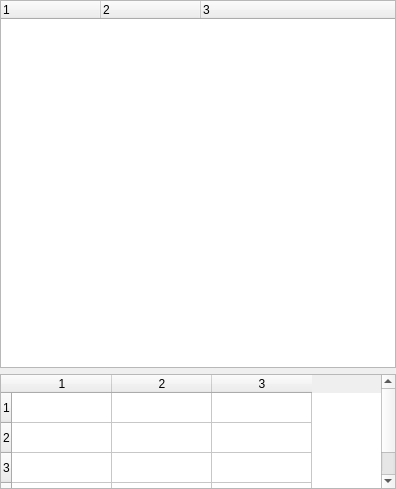
<?xml version="1.0" encoding="UTF-8"?>
<ui version="4.0">
 <class>snowgui::instrumentdisplay</class>
 <widget class="QWidget" name="snowgui::instrumentdisplay">
  <property name="geometry">
   <rect>
    <x>0</x>
    <y>0</y>
    <width>396</width>
    <height>489</height>
   </rect>
  </property>
  <property name="windowTitle">
   <string>Form</string>
  </property>
  <layout class="QVBoxLayout" name="verticalLayout">
   <property name="leftMargin">
    <number>0</number>
   </property>
   <property name="topMargin">
    <number>0</number>
   </property>
   <property name="rightMargin">
    <number>0</number>
   </property>
   <property name="bottomMargin">
    <number>0</number>
   </property>
   <item>
    <widget class="QTreeWidget" name="componentTree">
     <property name="columnCount">
      <number>3</number>
     </property>
     <column>
      <property name="text">
       <string notr="true">1</string>
      </property>
     </column>
     <column>
      <property name="text">
       <string notr="true">2</string>
      </property>
     </column>
     <column>
      <property name="text">
       <string notr="true">3</string>
      </property>
     </column>
    </widget>
   </item>
   <item>
    <widget class="QTableWidget" name="propertyTable">
     <property name="minimumSize">
      <size>
       <width>0</width>
       <height>115</height>
      </size>
     </property>
     <property name="maximumSize">
      <size>
       <width>16777215</width>
       <height>115</height>
      </size>
     </property>
     <property name="rowCount">
      <number>4</number>
     </property>
     <property name="columnCount">
      <number>3</number>
     </property>
     <row/>
     <row/>
     <row/>
     <row/>
     <column/>
     <column/>
     <column/>
    </widget>
   </item>
  </layout>
 </widget>
 <resources/>
 <connections/>
</ui>
